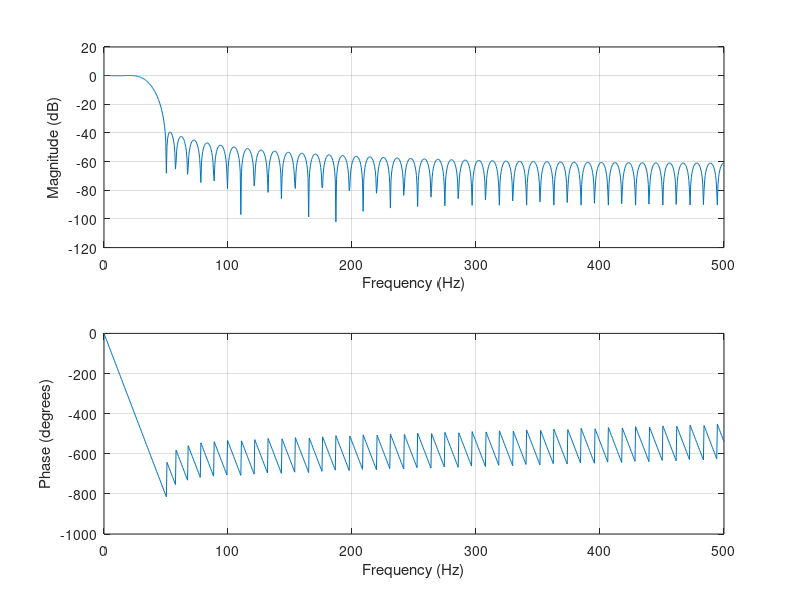

The MATLAB source for this figure:
%------------- Low Pass Filter (LPF)
% sampling frequency [Hz]
fsamp = 1000;
% stopband and passband frequencies [Hz]
fcuts = [25 50];
% ripples
devs = [0.01 0.01];

% low pass filter
mags = [1 0];

% get kaiser window
[n,Wn,beta,ftype] = kaiserord(fcuts,mags,devs,fsamp);
% calculate coefficients
hh = fir1(n,Wn,ftype,kaiser(n+1,beta),'noscale');

figure('Name','Low Pass Filter');
freqz(hh,1,1024,fsamp)

fprintf("M [%d]", n);
coefs = regexprep(num2str(hh),'\s+',',')
